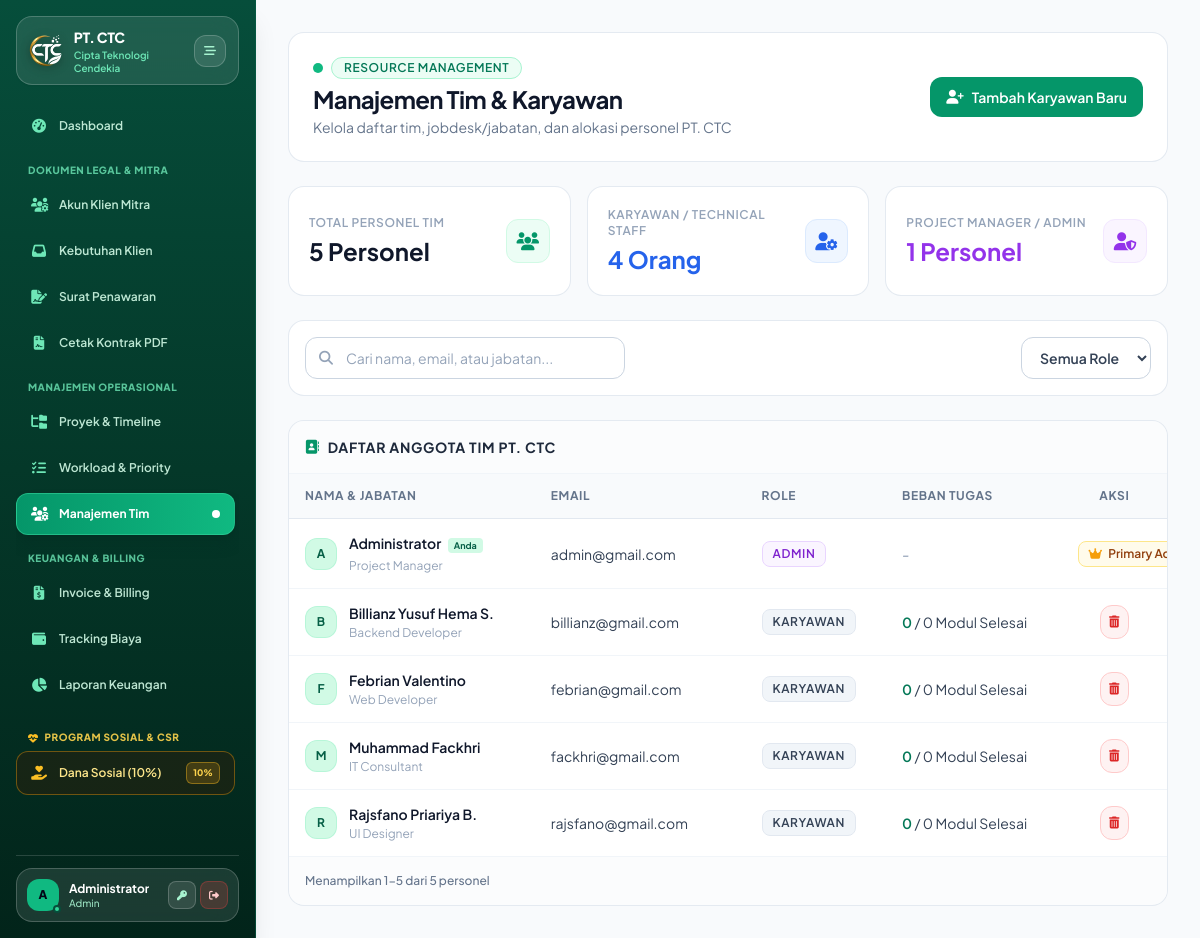
/modules/users/index.php (signed in), run on the app's committed database.
### tables this page shows
CREATE TABLE `users` (
  `id` int(11) NOT NULL,
  `nama` varchar(100) NOT NULL,
  `email` varchar(100) NOT NULL,
  `password` varchar(255) NOT NULL,
  `role` enum('admin','karyawan') DEFAULT 'karyawan',
  `jabatan` varchar(100) DEFAULT 'Developer',
  `created_at` timestamp NOT NULL DEFAULT current_timestamp()
);

### modules/users/index.php (the view, shortened to what this page needs)
<?php
require_once __DIR__ . '/../../config/database.php';
$loggedInUserId = (int)$_SESSION['user_id'];
$stmtMe = $pdo->prepare("SELECT * FROM users WHERE id = ? LIMIT 1");
$stmtMe->execute([$loggedInUserId]);
$currentUser = $stmtMe->fetch();
$isSuperAdmin = ($currentUser && strtolower($currentUser['email']) === 'admin@gmail.com');
$users = $pdo->query("
    SELECT u.*,
           COUNT(DISTINCT ta.task_id) AS total_assigned_tasks,
           SUM(CASE WHEN t.status = 'Done' THEN 1 ELSE 0 END) AS completed_tasks
    FROM users u
    LEFT JOIN task_assignees ta ON u.id = ta.user_id
    LEFT JOIN tasks t ON ta.task_id = t.id
    GROUP BY u.id
    ORDER BY CASE WHEN LOWER(u.email) = 'admin@gmail.com' THEN 0 ELSE 1 END, u.role ASC, u.nama ASC
")->fetchAll();
$totalPersonel = count($users);
$totalAdmin    = 0;
$totalKaryawan = 0;
foreach ($users as $u) {
    if (strtolower($u['role']) === 'admin') {
        $totalAdmin++;
    } else {
        $totalKaryawan++;
    }
}
require_once __DIR__ . '/../../includes/header.php';
require_once __DIR__ . '/../../includes/sidebar.php';
?>
<main class="flex-1 p-4 sm:p-6 md:p-8 overflow-y-auto w-full min-w-0 bg-[#f8fafc] text-slate-800 selection:bg-emerald-600 selection:text-white">
    <div class="flex flex-col md:flex-row justify-between md:items-center gap-4 mb-6 bg-white p-5 sm:p-6 rounded-2xl border border-slate-200/90 shadow-xs">
        <div>
            <div class="flex items-center gap-2 mb-1">
                <span class="w-2.5 h-2.5 rounded-full bg-emerald-500 animate-pulse"></span>
                <span class="text-xs font-semibold uppercase tracking-wider text-emerald-700 bg-emerald-50 border border-emerald-200 px-3 py-0.5 rounded-full">
                    RESOURCE MANAGEMENT
                </span>
            </div>
            <h1 class="text-xl md:text-2xl font-bold text-slate-900 tracking-tight">Manajemen Tim & Karyawan</h1>
            <p class="text-xs sm:text-sm text-slate-500 font-normal mt-0.5">Kelola daftar tim, jobdesk/jabatan, dan alokasi personel PT. CTC</p>
        </div>
        <?php if ($isSuperAdmin): ?>
            <button onclick="openUserModal()" class="btn-press bg-emerald-600 hover:bg-emerald-700 text-white font-semibold text-xs sm:text-sm px-4 py-2.5 rounded-xl transition shadow-xs flex items-center justify-center gap-2 shrink-0">
                <i class="fa-solid fa-user-plus text-xs sm:text-sm"></i> Tambah Karyawan Baru
            </button>
        <?php else: ?>
            <div class="px-3.5 py-2 bg-slate-100 border border-slate-200 text-slate-500 rounded-xl text-xs sm:text-sm font-semibold flex items-center gap-2 shrink-0">
                <i class="fa-solid fa-lock text-slate-400"></i> Mode Tinjau (Project Manager)
            </div>
        <?php endif; ?>
    </div>
    <div class="grid grid-cols-1 sm:grid-cols-3 gap-4 mb-6">
        <div class="bg-white border border-slate-200/90 rounded-2xl p-4 sm:p-5 shadow-xs flex items-center justify-between">
            <div>
                <span class="text-xs font-semibold uppercase text-slate-400 tracking-wider block">Total Personel Tim</span>
                <span class="text-2xl font-bold text-slate-900 mt-1 block"><?= $totalPersonel ?> Personel</span>
            </div>
            <div class="w-11 h-11 rounded-xl bg-emerald-50 text-emerald-600 flex items-center justify-center text-lg border border-emerald-100">
                <i class="fa-solid fa-users"></i>
            </div>
        </div>
        <div class="bg-white border border-slate-200/90 rounded-2xl p-4 sm:p-5 shadow-xs flex items-center justify-between">
            <div>
                <span class="text-xs font-semibold uppercase text-slate-400 tracking-wider block">Karyawan / Technical Staff</span>
                <span class="text-2xl font-bold text-blue-600 mt-1 block"><?= $totalKaryawan ?> Orang</span>
            </div>
            <div class="w-11 h-11 rounded-xl bg-blue-50 text-blue-600 flex items-center justify-center text-lg border border-blue-100">
                <i class="fa-solid fa-user-gear"></i>
            </div>
        </div>
        <div class="bg-white border border-slate-200/90 rounded-2xl p-4 sm:p-5 shadow-xs flex items-center justify-between">
            <div>
                <span class="text-xs font-semibold uppercase text-slate-400 tracking-wider block">Project Manager / Admin</span>
                <span class="text-2xl font-bold text-purple-600 mt-1 block"><?= $totalAdmin ?> Personel</span>
            </div>
            <div class="w-11 h-11 rounded-xl bg-purple-50 text-purple-600 flex items-center justify-center text-lg border border-purple-100">
                <i class="fa-solid fa-user-shield"></i>
            </div>
        </div>
    </div>
    <div class="bg-white border border-slate-200/90 rounded-2xl p-4 mb-6 shadow-xs flex flex-col sm:flex-row items-center justify-between gap-3">
        <div class="relative w-full sm:w-80">
            <input type="text" id="userSearchInput" onkeyup="filterUsers()" placeholder="Cari nama, email, atau jabatan..." class="input-glow w-full px-3.5 py-2.5 pl-10 rounded-xl border border-slate-300 text-xs sm:text-sm font-normal text-slate-800 bg-white focus:outline-none placeholder:text-slate-400">
            <div class="absolute inset-y-0 left-0 pl-3.5 flex items-center pointer-events-none text-slate-400">
            </div>
        </div>
        <div class="flex items-center gap-2 w-full sm:w-auto justify-end">
            <select id="roleFilterSelect" onchange="filterUsers()" class="input-glow px-3.5 py-2.5 rounded-xl border border-slate-300 text-xs sm:text-sm font-semibold text-slate-700 bg-white focus:outline-none w-full sm:w-auto">
                <option value="all">Semua Role</option>
            </select>
        </div>
    </div>
    <div class="bg-white border border-slate-200/90 rounded-2xl shadow-xs overflow-hidden">
        <div class="p-4 border-b border-slate-100 flex items-center justify-between bg-slate-50/50">
            <h3 class="font-bold text-slate-800 text-xs sm:text-sm uppercase tracking-wider flex items-center gap-2">
                <i class="fa-solid fa-address-book text-emerald-600"></i> Daftar Anggota Tim PT. CTC
            </h3>
        </div>
        <div class="w-full overflow-x-auto">
            <table class="w-full text-left border-collapse text-xs sm:text-sm table-fixed min-w-[750px]" id="usersTable">
                <thead>
                    <tr class="bg-slate-50 border-b border-slate-200 text-xs font-semibold text-slate-500 uppercase tracking-wider">
                        <th class="py-3.5 px-4 w-[28%]">NAMA & JABATAN</th>
                        <th class="py-3.5 px-4 w-[24%]">EMAIL</th>
                        <th class="py-3.5 px-4 w-[16%]">ROLE</th>
                        <th class="py-3.5 px-4 w-[20%]">BEBAN TUGAS</th>
                        <th class="py-3.5 px-4 w-[12%] text-center">AKSI</th>
                    </tr>
                </thead>
                <tbody class="divide-y divide-slate-100" id="usersTableBody">
                    <?php foreach ($users as $u): ?>
                        <?php
                            $roleLower   = strtolower($u['role']);
                            $emailLower  = strtolower($u['email']);
                            $assignedT   = $u['total_assigned_tasks'] ?? 0;
                            $compT       = $u['completed_tasks'] ?? 0;
                            $isPrimary   = ($emailLower === 'admin@gmail.com');
                            $isSelf      = ((int)$u['id'] === $loggedInUserId);
                        ?>
                        <tr class="hover:bg-slate-50/70 transition user-row align-middle"
                            data-search="<?= htmlspecialchars(strtolower($u['nama'] . ' ' . $u['email'] . ' ' . $u['jabatan'])) ?>"
                            data-role="<?= htmlspecialchars($roleLower) ?>">
                            <td class="py-3.5 px-4">
                                <div class="flex items-center gap-3">
                                    <div class="w-8 h-8 rounded-xl bg-emerald-100 text-emerald-800 font-bold flex items-center justify-center text-xs shrink-0 border border-emerald-200/60">
                                        <?= strtoupper(substr($u['nama'], 0, 1)) ?>
                                    </div>
                                    <div class="min-w-0">
                                        <p class="font-semibold text-slate-900 text-xs sm:text-sm truncate">
                                            <?= htmlspecialchars($u['nama']) ?>
                                            <?php if ($isSelf): ?>
                                                <span class="text-[9px] bg-emerald-100 text-emerald-800 px-1.5 py-0.5 rounded font-bold ml-1">Anda</span>
                                            <?php endif; ?>
                                        </p>
                                        <p class="text-xs text-slate-400 font-normal truncate mt-0.5"><?= htmlspecialchars($u['jabatan']) ?></p>
                                    </div>
                                </div>
                            </td>
                            <td class="py-3.5 px-4 text-slate-700 font-normal text-xs sm:text-sm truncate">
                                <?= htmlspecialchars($u['email']) ?>
                            </td>
                            <td class="py-3.5 px-4 whitespace-nowrap">
                                <span class="px-2.5 py-1 text-xs font-semibold uppercase rounded-lg border tracking-wider inline-block
                                    <?= $roleLower === 'admin' ? 'bg-purple-50 text-purple-700 border-purple-200' : 'bg-slate-100 text-slate-700 border-slate-200' ?>">
                                    <?= htmlspecialchars($u['role']) ?>
                                </span>
                            </td>
                            <td class="py-3.5 px-4 font-normal text-slate-700 text-xs sm:text-sm truncate">
                                <?php if ($roleLower === 'admin'): ?>
                                    <span class="text-slate-400 italic font-medium">-</span>
                                <?php else: ?>
                                    <span class="text-emerald-700 font-semibold"><?= $compT ?></span> / <?= $assignedT ?> Modul Selesai
                                <?php endif; ?>
                            </td>
                            <td class="py-3.5 px-4 text-center whitespace-nowrap">
                                <?php if ($isPrimary): ?>
                                    <span class="px-2.5 py-1 bg-amber-50 text-amber-800 border border-amber-200 text-xs font-semibold rounded-lg inline-block shadow-2xs">
                                        <i class="fa-solid fa-crown text-amber-500 mr-1"></i> Primary Admin
                                    </span>
                                <?php elseif ($isSuperAdmin && !$isSelf): ?>
                                    <a href="index.php?delete=<?= $u['id'] ?>" onclick="return confirm('Yakin ingin menghapus personel <?= htmlspecialchars(addslashes($u['nama'])) ?> dari sistem?')" class="btn-press p-2 bg-red-50 hover:bg-red-100 text-red-600 border border-red-200 rounded-xl transition inline-flex items-center justify-center" title="Hapus Personel">
                                        <i class="fa-solid fa-trash-can text-xs"></i>
                                    </a>
                                <?php elseif ($isSelf): ?>
                                    <span class="text-xs text-slate-400 font-normal italic">Akun Anda</span>
                                <?php else: ?>
                                    <span class="text-xs text-slate-400 font-normal italic"><i class="fa-solid fa-lock text-slate-300 mr-1"></i> Terkunci</span>
                                <?php endif; ?>
                            </td>
                        </tr>
                    <?php endforeach; ?>
                </tbody>
            </table>
        </div>
        <div class="p-4 border-t border-slate-100 flex flex-col sm:flex-row justify-between items-center gap-3 text-xs text-slate-500 bg-slate-50/50">
            <span class="font-medium" id="paginationInfo">Menampilkan 0 data</span>
        </div>
    </div>
</main>
<?php require_once __DIR__ . '/../../includes/footer.php'; ?>

### includes/header.php (style rules this page uses)
body, input, select, button, h1, h2, h3, h4, h5, h6, textarea { font-family: 'Plus Jakarta Sans', sans-serif !important; }

### includes/sidebar.php (style rules this page uses)
.btn-press { transition: transform 0.15s ease, background-color 0.15s ease; }

### modules/users/index.php (style rules this page uses)
body, input, select, button, h1, h2, h3, h4, h5, h6 { font-family: 'Plus Jakarta Sans', sans-serif !important; }
.btn-press { transition: all 0.2s cubic-bezier(0.4, 0, 0.2, 1); }
.input-glow { transition: box-shadow .2s ease, border-color .2s ease; }

### data on the page
users: nama "A", nama "Administrator", shows "Anda", jabatan "Project Manager", email "admin@gmail.com", role "ADMIN", shows "Primary…"
users: nama "B", nama "Billianz Yusuf Hema S.", jabatan "Backend Developer", email "billianz@gmail.com", role "KARYAWAN", compT "0", assignedT "0"
users: nama "F", nama "Febrian Valentino", jabatan "Web Developer", email "febrian@gmail.com", role "KARYAWAN", compT "0", assignedT "0"
users: nama "M", nama "Muhammad Fackhri", jabatan "IT Consultant", email "fackhri@gmail.com", role "KARYAWAN", compT "0", assignedT "0"
users: nama "R", nama "Rajsfano Priariya B.", jabatan "UI Designer", email "rajsfano@gmail.com", role "KARYAWAN", compT "0", assignedT "0"

### other printed values
substr($_SESSION['nama'] ?? 'A', 0, 1) "A"
$_SESSION['nama'] "Administrator"
$_SESSION['role'] "Admin"
$totalPersonel "5"
$totalKaryawan "4"
$totalAdmin "1"
